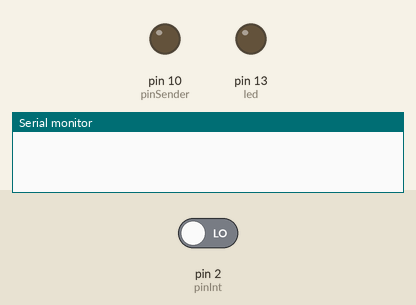
A sketch run on a simulated Arduino Uno, built with avr-gcc and run on an emulated ATmega328P. Parts: output pins drawn as LEDs (lit = HIGH), the last lines printed to the serial monitor. Inputs (shaded band) come from the test bench; at power-on: pin 2 (pinInt) LOW.

Above: at 1.2 s.
1.3 s: pin 2 (pinInt) driven HIGH
At 1.8 s:
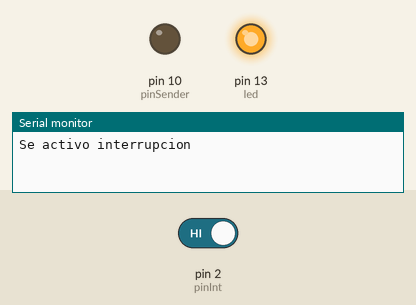
Timing chart, 0 to 4.3 s (numbered marks = the images above; inputs shaded):
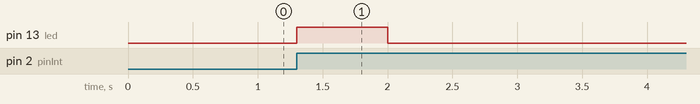

The sketch:

tp3_2.ino.ino
```cpp
#define pinSender 10
#define pinInt 2

#define led 13

volatile int state = LOW;
volatile bool control = true;

void setup() {
  Serial.begin(9600);
  pinMode(led, OUTPUT);
  pinMode(pinSender, OUTPUT);
  pinMode(pinInt, INPUT);

  //RISING ----- LOW A HIGH
  //FALLING ---- HIGH A LOW
  attachInterrupt(digitalPinToInterrupt(pinInt),blink,RISING);
}

void loop() {
  activar();
}

void blink() {
  if(control){
    Serial.println("Se activo interrupcion");
    digitalWrite(led, HIGH);
    control = false;
  }
}

void activar(){
  interrupts();
  delay(1000);
  digitalWrite(led, LOW);
  noInterrupts();
  control = true;
}
```

Measured:
- after the input at 1.3 s, pin 13 (led): LOW → HIGH at once, → LOW 0.70 s later
